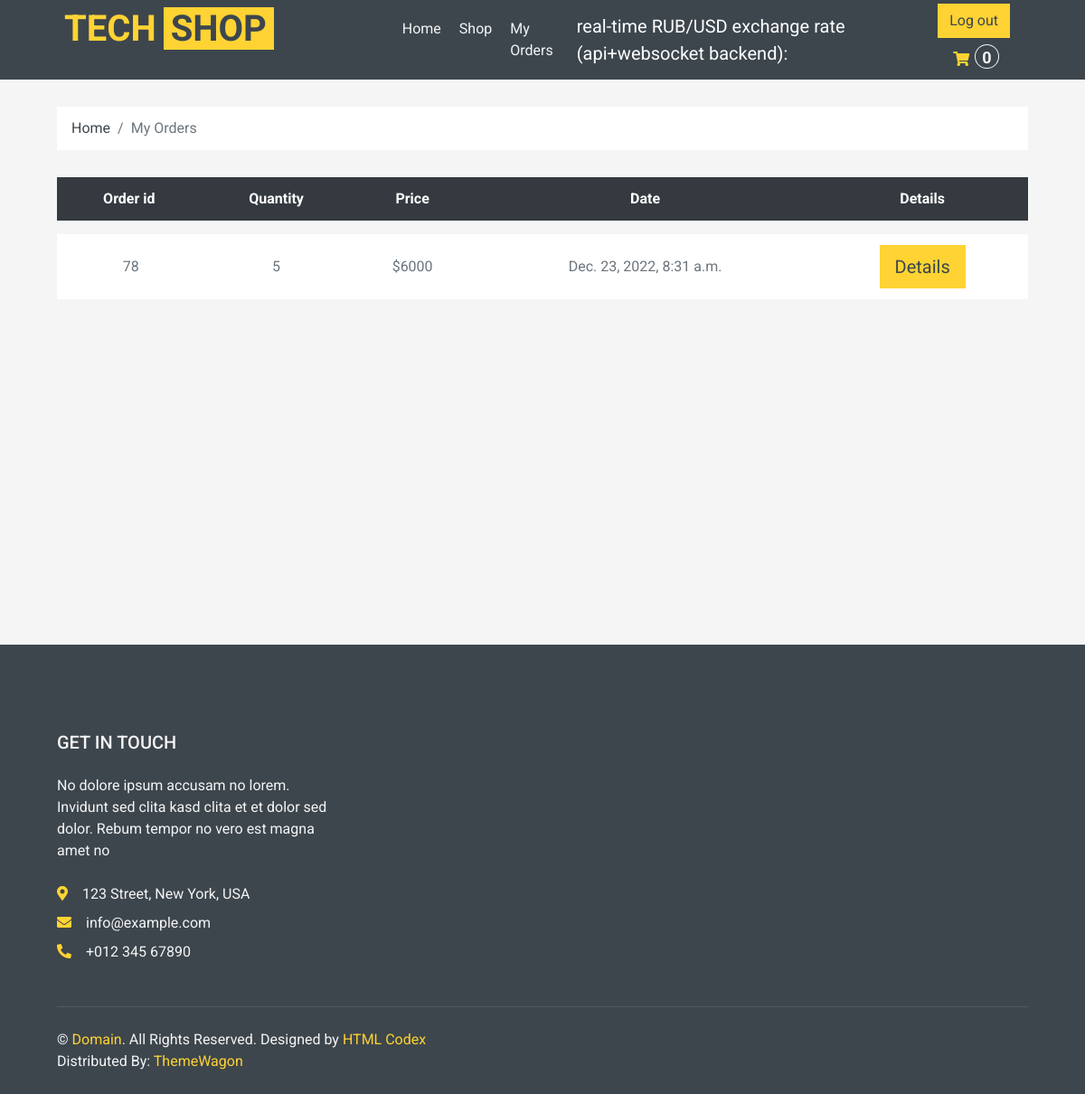
The page /my_orders (signed in) on the database its author committed.
### shop/models.py (models this page shows, shortened)
class Order(models.Model):
    STATUS = (
    ("Pending", "Pending"),
    ("Ready", "Ready"),
    ("Delivered", "Delivered"),
    ("Cart", "Cart"),
    )
    date_created = models.DateTimeField(null = True)
    products = models.ManyToManyField("Product")
    customer = models.ForeignKey(User, blank = True, null = True, on_delete = models.SET_NULL)
    status = models.CharField(choices = STATUS, default = "Pending", max_length = 255)
    date_added = models.DateTimeField(auto_now_add = True, null = True)
    @property
    def order_total_price(self):
        return sum([item.total_item_price for item in self.orderitem_set.all()])
    @property
    def order_total_quantity(self):
        return sum([item.quantity for item in self.orderitem_set.all()])

class OrderItem(models.Model):
    order = models.ForeignKey("Order", on_delete = models.CASCADE)
    product = models.ForeignKey("Product", null = True, blank = True, on_delete = models.CASCADE )
    quantity = models.IntegerField()
    date_added = models.DateTimeField(auto_now = True, null = True, blank = True)
    @property
    def total_item_price(self):
        return self.product.price * self.quantity

class Product(models.Model):
    CATEGORY = (
    ("Tech", "Tech"),
    ("New", "New"),
    ("Popular", "Popular"),
    )
    default_description = """
    Eos no lorem eirmod diam diam, eos elitr et gubergren diam sea. Consetetur vero aliquyam invidunt duo dolores et duo sit. Vero diam ea vero et dolore rebum, dolor rebum eirmod consetetur invidunt sed sed et, lorem duo et eos elitr, sadipscing kasd ipsum rebum diam. Dolore diam stet rebum sed tempor kasd eirmod. Takimata kasd ipsum accusam sadipscing, eos dolores sit no ut diam consetetur duo justo est, sit sanctus diam tempor aliquyam eirmod nonumy rebum dolor accusam, ipsum kasd eos consetetur at sit rebum, diam kasd invidunt tempor lorem, ipsum lorem elitr sanctus eirmod takimata dolor ea invidunt.

    Dolore magna est eirmod sanctus dolor, amet diam et eirmod et ipsum. Amet dolore tempor consetetur sed lorem dolor sit lorem tempor. Gubergren amet amet labore sadipscing clita clita diam clita. Sea amet et sed ipsum lorem elitr et, amet et labore voluptua sit rebum. Ea erat sed et diam takimata sed justo. Magna takimata justo et amet magna et.
    """
    name = models.CharField(verbose_name = "название продукта" , max_length = 100)
    price = models.IntegerField(null = True, blank = True)
    description = models.TextField(default = default_description, blank = True)
    rating = models.IntegerField(null = True, blank = True)
    pic = models.ImageField(upload_to = "shop/%Y/%m", null = True, blank = True, default = "default_picture.png")
    added_at = models.DateTimeField(verbose_name = "Data of appearance", auto_now_add = True, null = True)
    category = models.CharField(max_length = 100, choices = CATEGORY)
    slug = models.SlugField(blank = True)

### shop/views.py (the view)
# urls.py: path('my_orders', my_orders, name = "my_orders"),
@login_required(login_url = "/login_view")
def my_orders(request):
    orders_made = Order.objects.exclude(status = "Cart").filter(customer = request.user)
    ctx = {
    "orders_made" : orders_made,
    }
    return render(request,"orders/my_orders.html",ctx)

### shop/context_processors.py (called while the page is built)
def get_cart_total(request):
    crt = get_cart(request)
    return {"crt_total_quantity": crt.order_total_quantity}

### shop/utils.py (called while the page is built)
def get_cart(request):
    user = request.user
    if user.is_authenticated:
        crt, created = Order.objects.get_or_create(customer = user, status = "Cart")
    else:
        crt, created = Order.objects.get_or_create(customer = None, status = "Cart")
    return crt

### templates/orders/my_orders.html (shortened to what this page needs)
{%extends "main.html"%}
{%load static%}
{%block cart%}
    <div class="container-fluid">
        <div class="row px-xl-5">
            <div class="col-12">
                <nav class="breadcrumb bg-light mb-30">
                    <a class="breadcrumb-item text-dark" href="{%url 'index'%}">Home</a>
                    <span class="breadcrumb-item active">My Orders</span>
                </nav>
            </div>
        </div>
    </div>
    <div class="container-fluid">
        <div class="row px-xl-5">
            <div class="col-lg-12 table-responsive mb-5">
                <table class="table table-light table-borderless table-hover text-center mb-0">
                    <thead class="thead-dark">
                        <tr>
                            <th>Order id</th>
                            <th>Quantity</th>
                            <th>Price</th>
                            <th>Date</th>
                            <th>Details</th>
                        </tr>
                    </thead>
                    <tbody class="align-middle">
                        {% for order in orders_made%}
                        <tr data-product_id_item ={{item.product.id}} >
                            <td class="align-middle"><img src="{{item.product.pic.url}}" alt="" style="width: 50px;"> {{order.id}}</td>
                            <td class="align-middle">{{order.order_total_quantity}} </td>
                            <td class="align-middle" >${{order.order_total_price}}</td>
                            <td class="align-middle" >{{order.date_added}}</td>
                            <td class="align-middle" ><a class = "btn btn-primary btn-lg" href="{%url 'order_detail' order.id%}">Details</a></td>
                        </tr>
                        {% endfor %}
                    </tbody>
                </table>
            </div>
        </div>
    </div>
{%endblock%}

### rows shown on the page
Order: id "78", order_total_quantity "5", order_total_price "6000", date_added "Dec. 23, 2022, 8:31 a.m."

### other values the page prints
{{ crt_total_quantity }} "0"
